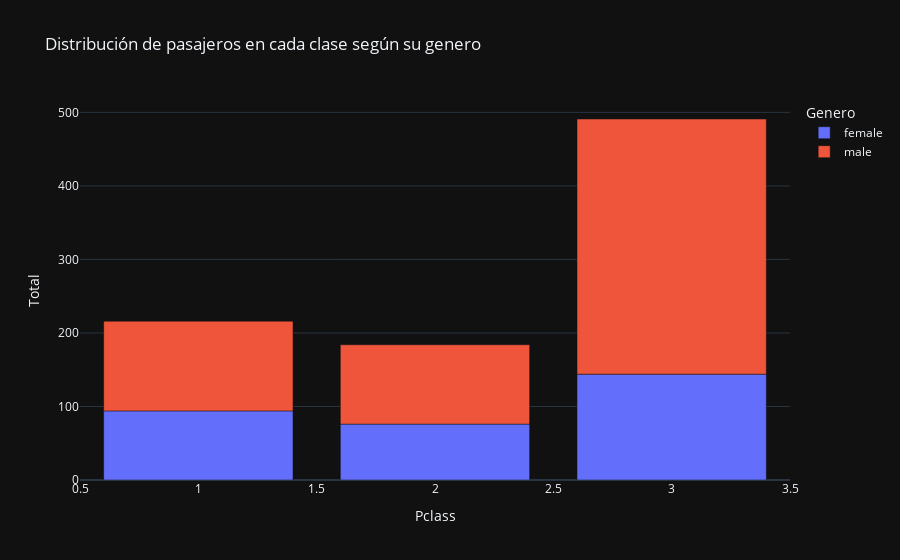

Notebook code for this chart:
### Code cell
pasa_sex_clase = titanic.groupby(['Pclass','Sex']).size().reset_index(name= 'Total')
fig = px.bar(pasa_sex_clase, x='Pclass', y='Total', color='Sex', title='Distribución de pasajeros en cada clase según su genero',
             template='plotly_dark', labels={'Sex': 'Genero'})
fig.show()

### Figure 1 — Plotly figure (JSON) as saved in the notebook; plotly's stock layout.template omitted (floating-point values rounded to 4 significant figures)
{"data": [{"alignmentgroup": "True", "hovertemplate": "Genero=female<br>Pclass=%{x}<br>Total=%{y}<extra></extra>", "legendgroup": "female", "marker": {"color": "#636efa", "pattern": {"shape": ""}}, "name": "female", "offsetgroup": "female", "orientation": "v", "showlegend": true, "textposition": "auto", "type": "bar", "x": [1, 2, 3], "xaxis": "x", "y": [94, 76, 144], "yaxis": "y"}, {"alignmentgroup": "True", "hovertemplate": "Genero=male<br>Pclass=%{x}<br>Total=%{y}<extra></extra>", "legendgroup": "male", "marker": {"color": "#EF553B", "pattern": {"shape": ""}}, "name": "male", "offsetgroup": "male", "orientation": "v", "showlegend": true, "textposition": "auto", "type": "bar", "x": [1, 2, 3], "xaxis": "x", "y": [122, 108, 347], "yaxis": "y"}], "layout": {"barmode": "relative", "legend": {"title": {"text": "Genero"}, "tracegroupgap": 0}, "title": {"text": "Distribución de pasajeros en cada clase según su genero"}, "xaxis": {"anchor": "y", "domain": [0, 1], "title": {"text": "Pclass"}}, "yaxis": {"anchor": "x", "domain": [0, 1], "title": {"text": "Total"}}}}
